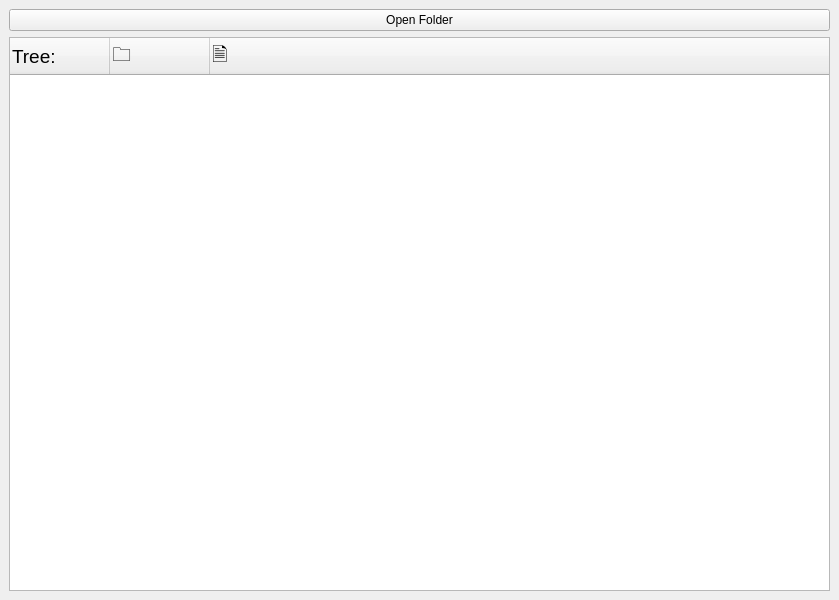
<?xml version="1.0" encoding="UTF-8"?>
<ui version="4.0">
 <class>MainWindow</class>
 <widget class="QMainWindow" name="MainWindow">
  <property name="geometry">
   <rect>
    <x>0</x>
    <y>0</y>
    <width>839</width>
    <height>600</height>
   </rect>
  </property>
  <property name="windowTitle">
   <string>MainWindow</string>
  </property>
  <widget class="QWidget" name="centralwidget">
   <layout class="QGridLayout" name="gridLayout">
    <item row="0" column="0">
     <widget class="QPushButton" name="openFileButton">
      <property name="text">
       <string>Open Folder</string>
      </property>
     </widget>
    </item>
    <item row="1" column="0">
     <widget class="QTreeWidget" name="treeWidget">
      <property name="font">
       <font>
        <pointsize>14</pointsize>
       </font>
      </property>
      <property name="uniformRowHeights">
       <bool>false</bool>
      </property>
      <property name="headerHidden">
       <bool>false</bool>
      </property>
      <column>
       <property name="text">
        <string notr="true">Tree:</string>
       </property>
      </column>
      <column>
       <property name="text">
        <string>🗀</string>
       </property>
      </column>
      <column>
       <property name="text">
        <string>🗎</string>
       </property>
      </column>
     </widget>
    </item>
   </layout>
  </widget>
 </widget>
 <resources/>
 <connections/>
</ui>
